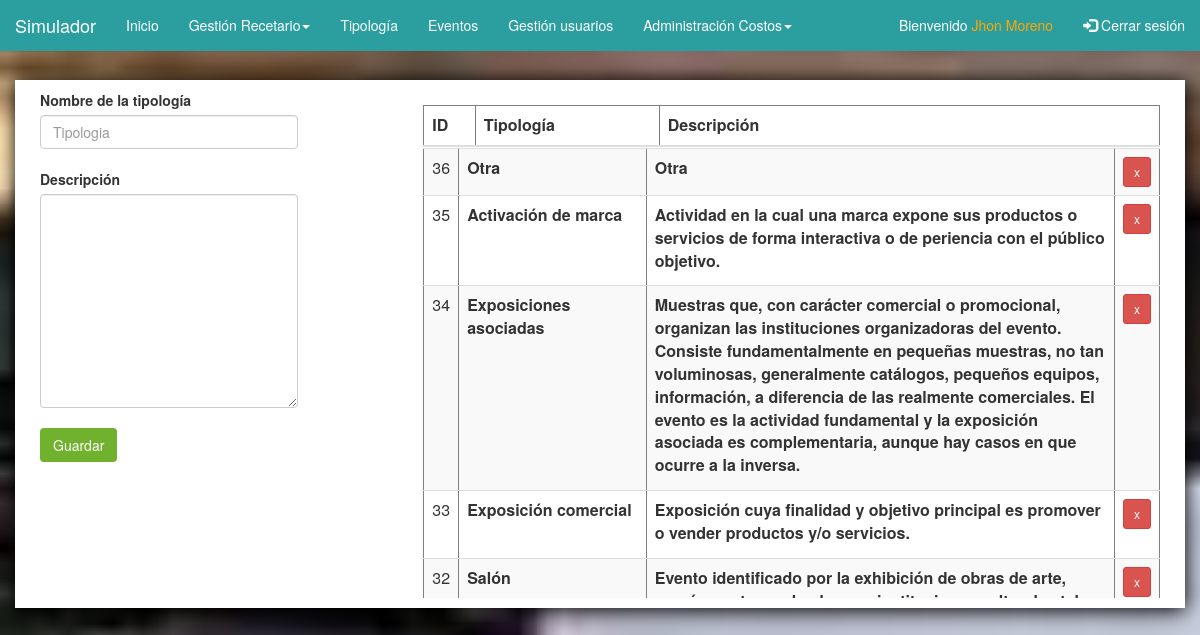
The app's page /tipologia/tipologia.php (signed in) with its own data.
### tables this page shows
CREATE TABLE `tipologia` (
  `idtipologia` int(11) NOT NULL,
  `tipologia` varchar(45) NOT NULL,
  `descripcion` varchar(1323) NOT NULL,
  `requerimientos` varchar(500) NOT NULL
);

### conexion/conexion1.php (called while the page is built, shortened)
<?php
class conexion {
    var $servername = "localhost";
    var $username = "root";
    var $password = "123456";
    var $database="id6475911_simulador";
    var $conn;
    function conexion() {
        $this->conn = new mysqli($this->servername, $this->username, $this->password, $this->database);
    }
    function consulta($query){
        $this->conn->set_charset('utf8');
        return $this->conn->query($query);
    }
}
?>

### tipologia/tipologia.php (the view, shortened to what this page needs)
<?php
require_once '../conexion/conexion1.php';
$con=new conexion();
$con->conexion();
?>
<html>
    <head>
        <link rel="stylesheet" href="https://maxcdn.bootstrapcdn.com/bootstrap/3.3.7/css/bootstrap.min.css">
    </head>
    <body>
        <?php
        require_once '../menu/menuTipologia.php';
        ?>
        <div class="relleno-espacio"></div>
        <div class="container">
            <div class="borde">
                <div class="row">
                    <div class="border col-sm-3">
                        <form id="form1" action="<?php echo htmlspecialchars("guardar_registro_tipologia.php"); ?>"  class="form-group"  method="post" target="_self">
                            <label for="nombretipo">Nombre de la tipología</label><br>
                            <input class="form-control" id="nombretipo" placeholder="Tipologia" name="tipologia"><br>
                            <label for="descripcion">Descripción</label><br>
                            <textarea class="form-control" id="descripcion" name="descripcion" class="10" rows="10" placeholder="No mayor a 1323 caracteres">
                            </textarea><br>
                            <button type="submit" class="btn secundario">Guardar</button>
                        </form>
                    </div>
                    <div class="col-sm-1"></div>
                    <div class="border col-sm-8">
                        <table border="1" class="table table-striped form-group" style="margin-top: 15px;margin-bottom: 1px;">
                            <thead>
                                <tr>
                                    <th style="width:7%">ID</th>
                                    <th style="width:25%">Tipología</th>
                                    <th>Descripción</th>
                                </tr>
                            </thead>
                        </table>
                        <div id="fi2">
                            <table border="1" class="table table-striped form-group">
                                <tbody >
                                    <?php
                                    $r = $con->consulta("Select * from tipologia order by 1 desc");
                                    while ($row = $r->fetch_row()) {
                                        echo '<tr>'
                                        . '<td>' . $row[0] . '</td>'
                                        . '<td><label for="' . $row[0] . 'a" id="' . $row[0] . 'aa" onclick="verinput(' . $row[0] . ',\'a\')">' . $row[1] . '</label><input class="form-control actualizar" onblur="actualizar(' . $row[0] . ',\'a\',\'tipologia\')"  id="' . $row[0] . 'a" value="' . $row[1] . '"/></td>'
                                        . '<td><label for="' . $row[0] . 'b" id="' . $row[0] . 'bb" onclick="verinput(' . $row[0] . ',\'b\')">' . $row[2] . '</label><textarea class="form-control actualizar"  onblur="actualizar(' . $row[0] . ',\'b\',\'descripcion\')"  id="' . $row[0] . 'b" >' . $row[2] . '</textarea></td>'
                                        . '<td><button type="button" title="Eliminar registro" onclick="eliminar(' . $row[0] . ')" class="btn btn-danger btn-sm">x</button></td>'
                                        . '</tr>';
                                    }
                                    ?>
                                </tbody>
                            </table>
                        </div>
                    </div>
                </div>
            </div>
        </div>
    </body>
</html>

### tipologia/tipologia.php (style rules this page uses)
body { background-image: url(../imagenes/restaurante.jpg); background-attachment: fixed; background-size: cover; }
.secundario { background-color: #70b22d; color: white; }
.relleno-espacio { width: 100%; height: 80px; }
textarea { width: 100%; }
#fi2 { height: 450px; overflow-y: scroll; }
.container { background-color: white; box-shadow: 1px 3px 20px black; }
.borde { padding: 10px; }

### records on screen
tipologia: idtipologia "36", tipologia "Otra", descripcion "Otra"
tipologia: idtipologia "35", tipologia "Activación de marca", descripcion "Actividad en la cual una marca expone sus productos o servicios de forma interactiva o de periencia con el público objetivo."
tipologia: idtipologia "34", tipologia "Exposiciones asociadas", descripcion "Muestras que, con carácter comercial o promocional, organizan las instituciones organizadoras del evento. Consiste fundamentalmente en pequeñas muestras, no tan voluminosas, generalmente catálogos, pequeños equipos, información, a diferencia de las realmente comerciales. El evento es la actividad fundamental y la exposición asociada es complementaria, aunque hay casos en que ocurre a la inversa."
tipologia: idtipologia "33", tipologia "Exposición comercial", descripcion "Exposición cuya finalidad y objetivo principal es promover o vender productos y/o servicios."
tipologia: idtipologia "32", tipologia "Salón", descripcion "Evento identificado por la exhibición de obras de arte,…"

### other values on screen
$_SESSION['usuario'] "Jhon Moreno"
